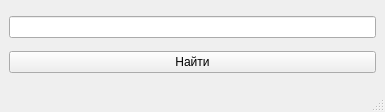
<?xml version="1.0" encoding="UTF-8"?>
<ui version="4.0">
 <class>SearhForm</class>
 <widget class="QMainWindow" name="SearhForm">
  <property name="geometry">
   <rect>
    <x>0</x>
    <y>0</y>
    <width>385</width>
    <height>112</height>
   </rect>
  </property>
  <property name="windowTitle">
   <string>Поиск</string>
  </property>
  <widget class="QWidget" name="centralwidget">
   <layout class="QVBoxLayout" name="verticalLayout">
    <item>
     <widget class="QLineEdit" name="searchLineEdit"/>
    </item>
    <item>
     <widget class="QPushButton" name="searchButton">
      <property name="text">
       <string>Найти</string>
      </property>
     </widget>
    </item>
   </layout>
  </widget>
  <widget class="QMenuBar" name="menubar">
   <property name="geometry">
    <rect>
     <x>0</x>
     <y>0</y>
     <width>385</width>
     <height>19</height>
    </rect>
   </property>
  </widget>
  <widget class="QStatusBar" name="statusbar"/>
 </widget>
 <resources/>
 <connections/>
</ui>
